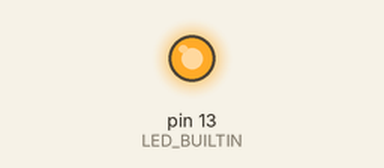
Simulated run of this sketch. Board: Arduino Uno, built with avr-gcc and run on an emulated ATmega328P. On the bench: output pins drawn as LEDs (lit = HIGH).

Above: at 0.15 s.
At 39.85 s:
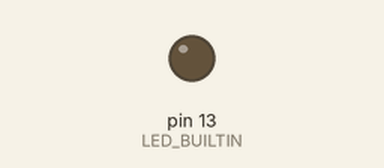
Timing chart, 0 to 40.0 s (numbered marks = the images above):
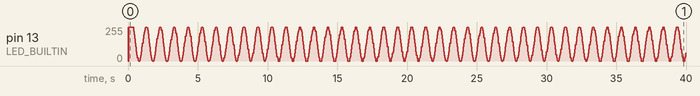

The sketch:

pwm.ino
```cpp
#include <math.h>

#define BUFF_SIZE 50
#define BUFF_MASK BUFF_SIZE - 1
#define S_TO_MS 1000
#define S_TO_US 1000000

// python generated buffer -- PROGMEM
const uint8_t BUFFER [] = { 10, 11, 12, 14, 15, 16, 17, 18, 18, 19, 20, 20, 20, 20, 20, 20, 19, 18, 18, 17, 16, 15, 14, 12, 11, 10, 9, 8, 6, 5, 4, 3, 2, 2, 1, 0, 0, 0, 0, 0, 0, 1, 2, 2, 3, 4, 5, 6, 8, 9 };


uint8_t i = 0;
uint8_t freq = 1;
uint8_t PWM_PER = (int) ( (float) S_TO_MS / BUFF_SIZE );

void setup() {
  pinMode(LED_BUILTIN, OUTPUT);
  Serial.begin(115200);
}

void loop() {
  digitalWrite(LED_BUILTIN, HIGH);
  delay(BUFFER[i]); // delayMicroseconds()
  digitalWrite(LED_BUILTIN, LOW);
  delay(PWM_PER - BUFFER[i]);

  i = (i+1) % BUFF_SIZE;
}
```
